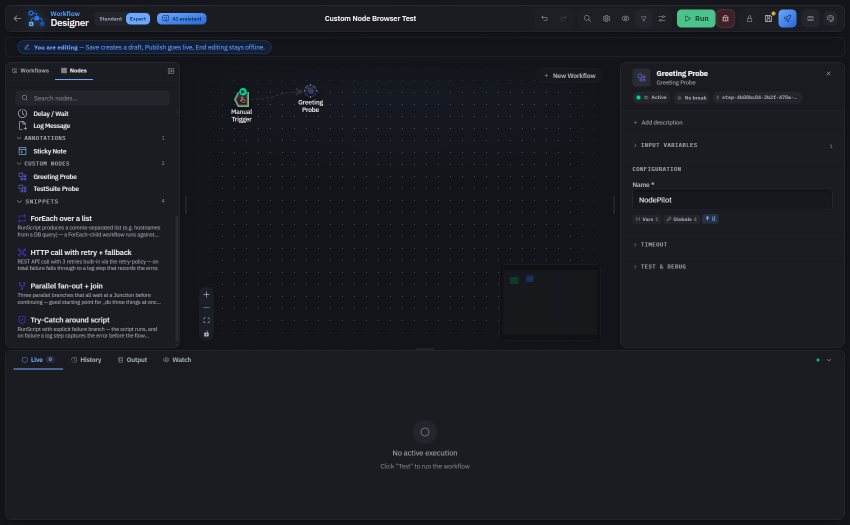
#> input picture src/nodepilot-docs-ui/content/blog/images/first-workflow-designer.png, 1700 x 1050 px (shown at 1/2 size)
$ python -i render-short.py   (imports and definitions only)
#> lines starting #> are read from the running program, lines starting #| are printed output that depends on the picture
"""Create an eight-second vertical short from the approved tour and original synth audio."""
from pathlib import Path
import hashlib
import json
import math
import os
import shutil
import subprocess
import sys
import wave

import numpy as np
from PIL import Image, ImageDraw, ImageFont, ImageFilter

ROOT = Path(__file__).resolve().parents[2]
SOURCE = ROOT / 'out/product-tour-liveops-v2/NodePilot-Product-Tour.mp4'
OUT = ROOT / 'out/nodepilot-short-8s'
RAW = OUT / 'raw'
FFMPEG = os.environ.get('FFMPEG') or shutil.which('ffmpeg')
# [4 lines that did not run here, left out]

W, H, FPS, SECONDS = 1080, 1920, 60, 8
BLUE, GREEN, WHITE = '#5599ff', '#c1ff6c', '#f4f7ff'
SHOTS = [
    dict(at=0, length=1.5, source=24.45, speed=1.4, crop=(820,330,1210,880),
         a='YOUR SCRIPTS.', b='SUPERCHARGED.', label='POWERSHELL', sub='Windows automation. Visually.', color=BLUE),
    dict(at=1.5, length=1, source=6.7, speed=1.2, crop=(760,460,1100,820),
         a='IMPORT.', b='KEEP BUILDING.', label='SCORCH IMPORT', sub='.ois_export → NodePilot', color=GREEN),
    dict(at=2.5, length=1, source=15.9, speed=1.2, crop=(910,390,1220,900),
         a='CONNECT.', b='AUTOMATE.', label='VISUAL WORKFLOWS', sub='PowerShell. File Copy. LLM.', color=BLUE),
    dict(at=3.5, length=1, source=41.1, speed=1.6, crop=(465,295,1240,920),
         a='LIVE OPS.', b='ONE VIEW.', label='LIVE OPERATIONS', sub='See your automation in motion.', color=GREEN),
    dict(at=4.5, length=1, source=61.1, speed=1.4, crop=(960,270,990,735),
         a='ASK AI.', b='GET CONTEXT.', label='AI CHAT', sub='Your workflows. In the conversation.', color=BLUE),
    dict(at=5.5, length=1, source=15.9, speed=1.5, crop=(900,390,1300,950),
         a='OPEN.', b='SOURCE.', label='BUILT FOR WINDOWS', sub='Self-hosted · Apache-2.0', color=GREEN),
]
FONT = Path('C:/Windows/Fonts/segoeuib.ttf')
REGULAR = Path('C:/Windows/Fonts/seguisb.ttf')
MONO = Path('C:/Windows/Fonts/consola.ttf')
font_cache = {}

def font(size, face=FONT):
    key = (str(face), round(size))
    if key not in font_cache:
        font_cache[key] = ImageFont.truetype(str(face), round(size))
    return font_cache[key]

# [88 lines left out: functions run, prepare, make_audio, not called in this run]

def background():
    yy,xx = np.mgrid[0:H,0:W]
    glow = np.exp(-((xx-920)**2/(850**2)+(yy-850)**2/(1150**2)))
    cool = np.exp(-((xx-60)**2/(650**2)+(yy-1420)**2/(500**2)))
    rgb = np.stack([5+glow*8+cool*2,9+glow*15+cool*8,17+glow*36+cool*10],axis=-1)
    image = Image.fromarray(rgb.astype(np.uint8))
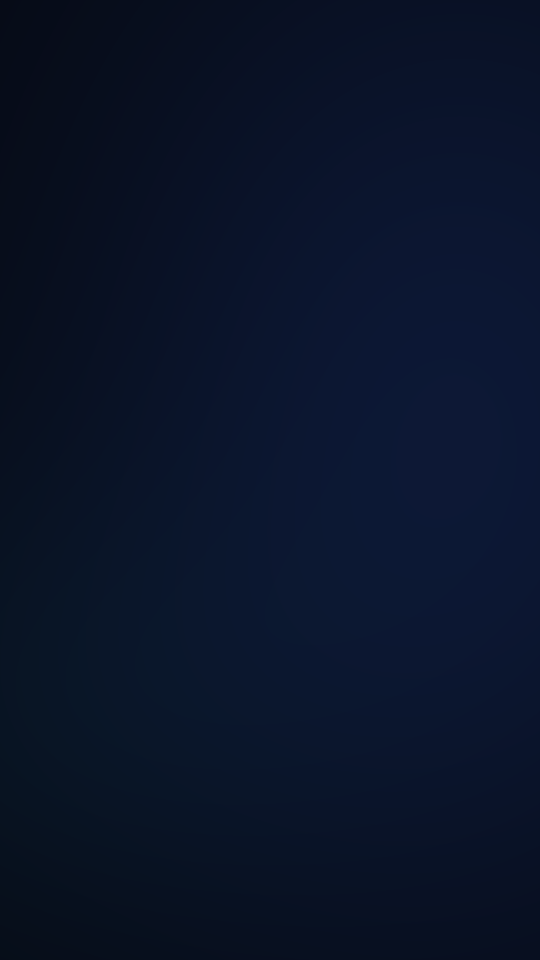
#> image: PIL image 1080x1920 RGB (shown at 1/2 size); mean R, G, B 9.8, 19.6, 40.8
    draw = ImageDraw.Draw(image)
    for x in range(30,W,60):
        for y in range(25,H,60):
            draw.ellipse((x,y,x+2,y+2),fill='#233044')
    draw.text((-20,1705),'NODEPILOT',font=font(188),fill='#101c2b')
    return image

BACKGROUND = background()
# [1 line not run here, left out]

# [59 lines left out: functions write_text, common, footage_card, not called in this run]

def render_frame(frame):
    t=frame/FPS
    image=BACKGROUND.copy().convert('RGBA')
    index=next((i for i,s in enumerate(SHOTS) if s['at']<=t<s['at']+s['length']),6)
    if index==5:
        image=Image.new('RGBA',(W,H),GREEN)
        ImageDraw.Draw(image).text((-20,1705),'NODEPILOT',font=font(188),fill='#b1ed63')
    common(image,t,index)
    if index<6:
        shot=SHOTS[index]; local=t-shot['at']
        # Headline remains readable from the first frame; movement settles in 120 ms.
        offset=round(24*math.exp(-local*25)) if frame else 0
        write_text(image,shot['a'],(80+offset,312),112,'#101c24' if index==5 else WHITE,max_width=900)
        write_text(image,shot['b'],(80-offset,446),126,'#101c24' if index==5 else shot['color'],max_width=900)
        card,entrance=footage_card(t,index,shot)
        x=(W-card.width)//2+round((1 if index%2 else -1)*44*entrance)
        y=636+round(18*entrance)
        shadow=Image.new('RGBA',(W,H),(0,0,0,0))
        ImageDraw.Draw(shadow).rounded_rectangle((65,651,1024,1477),radius=45,fill=(0,0,0,130))
        image=Image.alpha_composite(image,shadow.filter(ImageFilter.GaussianBlur(14)))
        image.alpha_composite(card,(x,y))
        write_text(image,shot['sub'],(80,1493),31,'#223e31' if index==5 else '#b8c9e2',max_width=900,face=REGULAR)
        if local<.15:
            layer=Image.new('RGBA',(W,H),(0,0,0,0))
            d=ImageDraw.Draw(layer)
            x=round(-280+1500*local/.15)
            d.polygon([(x,570),(x+35,570),(x+350,1490),(x+285,1490)],fill=(75,148,255,42))
            image=Image.alpha_composite(image,layer)
    else:
        local=t-6.5
        d=ImageDraw.Draw(image)
        # The original logo and a growing network close the feature montage.
        for j,(x,y) in enumerate([(865,380),(930,800),(840,1200),(600,1450)]):
            d.line([(150,630),(x,y)],fill='#27486d',width=2)
            r=12+3*math.sin(local*3+j)
            d.ellipse((x-r,y-r,x+r,y+r),outline=BLUE,width=3)
        write_text(image,'MEET YOUR NEXT WORKFLOW.',(80,312),33,'#9ab4d7',face=REGULAR)
        size=round(170+8*math.exp(-local*16))
        logo=LOGO.resize((size,size),Image.Resampling.LANCZOS)
        image.alpha_composite(logo,(80,468))
        write_text(image,'NodePilot',(71,693),166,WHITE,max_width=930)
        write_text(image,'WINDOWS. AUTOMATED.',(82,900),55,'#c9dcf6',max_width=910)
        d.rounded_rectangle((80,1011,485,1082),radius=14,fill=GREEN)
        write_text(image,'OPEN SOURCE',(104,1028),39,'#0c1618',max_width=365)
        write_text(image,'TRY IT ON GITHUB',(80,1205),56,WHITE,max_width=900)
        write_text(image,'Sev7eNup / NodePilot',(81,1292),39,BLUE,max_width=900,face=MONO)
        # Arrow resolves with the final beat, directing attention toward the CTA.
        x=850+int(8*math.sin(local*4))
        d.line([(x-70,1261),(x,1191)],fill=GREEN,width=9)
        d.line([(x-52,1191),(x,1191),(x,1243)],fill=GREEN,width=9)
    return image.convert('RGB')

# [63 lines left out: functions render_video, verify, write_deliverables, not called in this run]

# [12 lines not run here, left out]

>>> import cv2
>>> picture = cv2.imread('../../src/nodepilot-docs-ui/content/blog/images/first-workflow-designer.png', cv2.IMREAD_GRAYSCALE)
#> picture: shape (1050, 1700); min 11, max 234, mean 27.3
>>> result = render_frame(picture)
#> (the run stopped early here; a loop or call above may not have finished)
